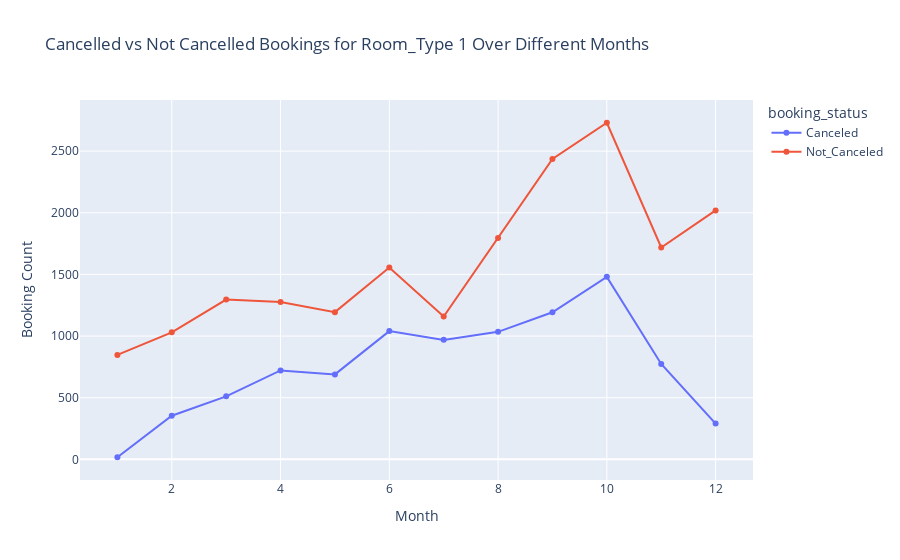

Notebook code for this chart:
### Code cell
import plotly.express as px


room_month_status = room_1_data.groupby(['arrival_month', 'booking_status']).size().reset_index(name='count')

fig = px.line(room_month_status, 
              x='arrival_month', 
              y='count', 
              color='booking_status', 
              title='Cancelled vs Not Cancelled Bookings for Room_Type 1 Over Different Months',
              labels={'arrival_month': 'Month', 'count': 'Booking Count'},
              markers=True)

fig.show()

### Figure 1 — Plotly figure (JSON) as saved in the notebook; plotly's stock layout.template omitted (floating-point values rounded to 4 significant figures)
{"data": [{"hovertemplate": "booking_status=Canceled<br>Month=%{x}<br>Booking Count=%{y}<extra></extra>", "legendgroup": "Canceled", "line": {"color": "#636efa", "dash": "solid"}, "marker": {"symbol": "circle"}, "mode": "lines+markers", "name": "Canceled", "orientation": "v", "showlegend": true, "type": "scatter", "x": [1, 2, 3, 4, 5, 6, 7, 8, 9, 10, 11, 12], "xaxis": "x", "y": [17, 354, 511, 721, 689, 1040, 969, 1034, 1193, 1480, 774, 290], "yaxis": "y"}, {"hovertemplate": "booking_status=Not_Canceled<br>Month=%{x}<br>Booking Count=%{y}<extra></extra>", "legendgroup": "Not_Canceled", "line": {"color": "#EF553B", "dash": "solid"}, "marker": {"symbol": "circle"}, "mode": "lines+markers", "name": "Not_Canceled", "orientation": "v", "showlegend": true, "type": "scatter", "x": [1, 2, 3, 4, 5, 6, 7, 8, 9, 10, 11, 12], "xaxis": "x", "y": [847, 1030, 1296, 1277, 1194, 1556, 1158, 1796, 2437, 2730, 1718, 2019], "yaxis": "y"}], "layout": {"legend": {"title": {"text": "booking_status"}, "tracegroupgap": 0}, "title": {"text": "Cancelled vs Not Cancelled Bookings for Room_Type 1 Over Different Months"}, "xaxis": {"anchor": "y", "domain": [0, 1], "title": {"text": "Month"}}, "yaxis": {"anchor": "x", "domain": [0, 1], "title": {"text": "Booking Count"}}}}
